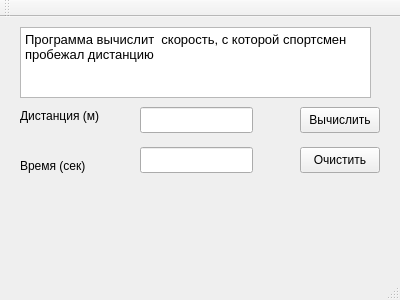
<?xml version="1.0" encoding="UTF-8"?>
<ui version="4.0">
 <class>MainWindow</class>
 <widget class="QMainWindow" name="MainWindow">
  <property name="geometry">
   <rect>
    <x>0</x>
    <y>0</y>
    <width>400</width>
    <height>300</height>
   </rect>
  </property>
  <property name="windowTitle">
   <string>MainWindow</string>
  </property>
  <widget class="QWidget" name="centralWidget">
   <widget class="QTextBrowser" name="textBrowser">
    <property name="geometry">
     <rect>
      <x>20</x>
      <y>10</y>
      <width>351</width>
      <height>71</height>
     </rect>
    </property>
    <property name="html">
     <string>&lt;!DOCTYPE HTML PUBLIC &quot;-//W3C//DTD HTML 4.0//EN&quot; &quot;http://www.w3.org/TR/REC-html40/strict.dtd&quot;&gt;
&lt;html&gt;&lt;head&gt;&lt;meta name=&quot;qrichtext&quot; content=&quot;1&quot; /&gt;&lt;style type=&quot;text/css&quot;&gt;
p, li { white-space: pre-wrap; }
&lt;/style&gt;&lt;/head&gt;&lt;body style=&quot; font-family:'Noto Sans'; font-size:10pt; font-weight:400; font-style:normal;&quot;&gt;
&lt;p style=&quot; margin-top:0px; margin-bottom:0px; margin-left:0px; margin-right:0px; -qt-block-indent:0; text-indent:0px;&quot;&gt;Программа вычислит  скорость, с которой спортсмен пробежал дистанцию&lt;/p&gt;&lt;/body&gt;&lt;/html&gt;</string>
    </property>
   </widget>
   <widget class="QLabel" name="label">
    <property name="geometry">
     <rect>
      <x>20</x>
      <y>90</y>
      <width>91</width>
      <height>18</height>
     </rect>
    </property>
    <property name="text">
     <string>Дистанция (м)</string>
    </property>
   </widget>
   <widget class="QLabel" name="label_2">
    <property name="geometry">
     <rect>
      <x>20</x>
      <y>140</y>
      <width>91</width>
      <height>18</height>
     </rect>
    </property>
    <property name="text">
     <string>Время (сек)</string>
    </property>
   </widget>
   <widget class="QPushButton" name="printResult">
    <property name="geometry">
     <rect>
      <x>300</x>
      <y>90</y>
      <width>80</width>
      <height>26</height>
     </rect>
    </property>
    <property name="text">
     <string>Вычислить</string>
    </property>
   </widget>
   <widget class="QPushButton" name="crearLabels">
    <property name="geometry">
     <rect>
      <x>300</x>
      <y>130</y>
      <width>80</width>
      <height>26</height>
     </rect>
    </property>
    <property name="text">
     <string>Очистить</string>
    </property>
   </widget>
   <widget class="QLineEdit" name="distance">
    <property name="geometry">
     <rect>
      <x>140</x>
      <y>90</y>
      <width>113</width>
      <height>26</height>
     </rect>
    </property>
   </widget>
   <widget class="QLineEdit" name="time">
    <property name="geometry">
     <rect>
      <x>140</x>
      <y>130</y>
      <width>113</width>
      <height>26</height>
     </rect>
    </property>
   </widget>
   <widget class="QLabel" name="resultLabel">
    <property name="geometry">
     <rect>
      <x>30</x>
      <y>160</y>
      <width>201</width>
      <height>71</height>
     </rect>
    </property>
    <property name="text">
     <string/>
    </property>
   </widget>
  </widget>
  <widget class="QMenuBar" name="menuBar">
   <property name="geometry">
    <rect>
     <x>0</x>
     <y>0</y>
     <width>400</width>
     <height>23</height>
    </rect>
   </property>
  </widget>
  <widget class="QToolBar" name="mainToolBar">
   <attribute name="toolBarArea">
    <enum>TopToolBarArea</enum>
   </attribute>
   <attribute name="toolBarBreak">
    <bool>false</bool>
   </attribute>
  </widget>
  <widget class="QStatusBar" name="statusBar"/>
 </widget>
 <layoutdefault spacing="6" margin="11"/>
 <resources/>
 <connections/>
</ui>
